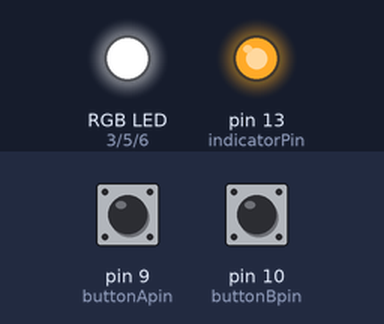
This sketch was run on a simulated Arduino Uno, built with avr-gcc and run on an emulated ATmega328P. On the bench: an RGB LED mixed from three pins (HIGH = lit), output pins drawn as LEDs (lit = HIGH). Inputs (shaded band) come from the test bench; at power-on: pin 9 (buttonApin) HIGH, pin 10 (buttonBpin) HIGH. Random numbers use the default seed unless the sketch sets one.

Above: at 1.2 s.
1.3 s: pin 9 (buttonApin) pulled LOW for 0.15 s
At 1.9 s:
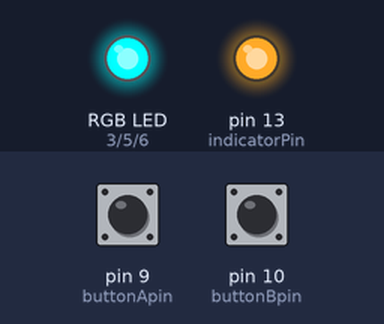
At 2.92 s:
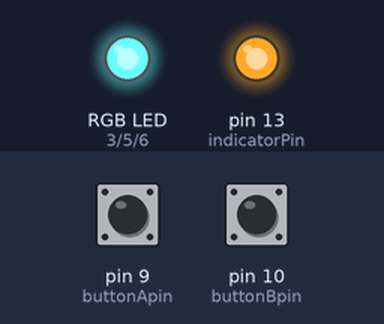
4.4 s: pin 10 (buttonBpin) pulled LOW for 0.15 s
6.0 s: pin 9 (buttonApin) pulled LOW for 1 s
At 7.37 s:
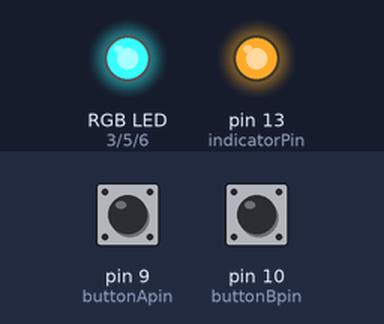
9.0 s: pin 10 (buttonBpin) pulled LOW for 1 s
Timing chart, 0 to 12.0 s (numbered marks = the images above; inputs shaded):
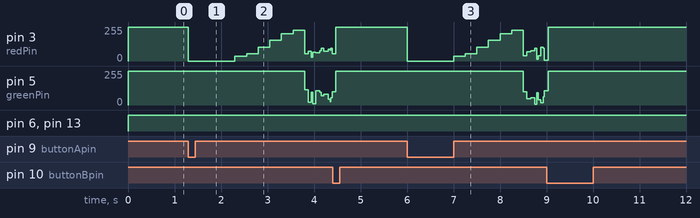

The sketch:

modelfxcontroller.ino
```cpp
int redPin = 3;
int greenPin = 5;
int bluePin = 6;
int buttonApin = 9;
int buttonBpin = 10;
int indicatorPin = 13;

#define COMMON_ANODE

void setup()
{
  pinMode(redPin, OUTPUT);
  pinMode(greenPin, OUTPUT);
  pinMode(bluePin, OUTPUT);
  pinMode(buttonApin, INPUT_PULLUP);
  pinMode(buttonBpin, INPUT_PULLUP);
  pinMode(indicatorPin, OUTPUT);
}

void loop()
{
  // Set indicator on to know we are booted
  digitalWrite(indicatorPin, HIGH);
  // set RBG off to start
  setColor(0, 0, 0);
  // If button pression, show red explosion colour and then slowly fade
  if (digitalRead(buttonApin) == LOW)
  {
    setColor(255, 0, 0);
    delay(1000);
    setColor(220, 0, 0);
    delay(250);
    setColor(200, 0, 0);
    delay(250);
    setColor(150, 0, 0);
    delay(250);
    setColor(100, 0, 0);
    delay(250);
    setColor(50, 0, 0);
    delay(250);
    setColor(25, 0, 0);
    delay(250);
    // Create random flame effect until the stop button is pushed
    do
    {
      if (digitalRead(buttonBpin) == LOW)
      {
        break;
      }
      setColor(random(100)+150, random(120)+135, 0);
      delay(random(100));
    } while (true);
  }
}

void setColor(int red, int green, int blue)
{
  #ifdef COMMON_ANODE
    red = 255 - red;
    green = 255 - green;
    blue = 255 - blue;
  #endif
  analogWrite(redPin, red);
  analogWrite(greenPin, green);
  analogWrite(bluePin, blue);
}
```

Measured:
- after the input at 1.3 s, pin 3 (redPin): 255/255 → 0/255 at once, → 35/255 1.0 s later, → 55/255 0.25 s later, → 105/255 0.25 s later, … (19 changes in this stretch)
- after the input at 6.0 s, pin 3 (redPin): 255/255 → 0/255 at once, → 35/255 1.0 s later, → 55/255 0.25 s later, → 105/255 0.25 s later, … (16 changes in this stretch)
